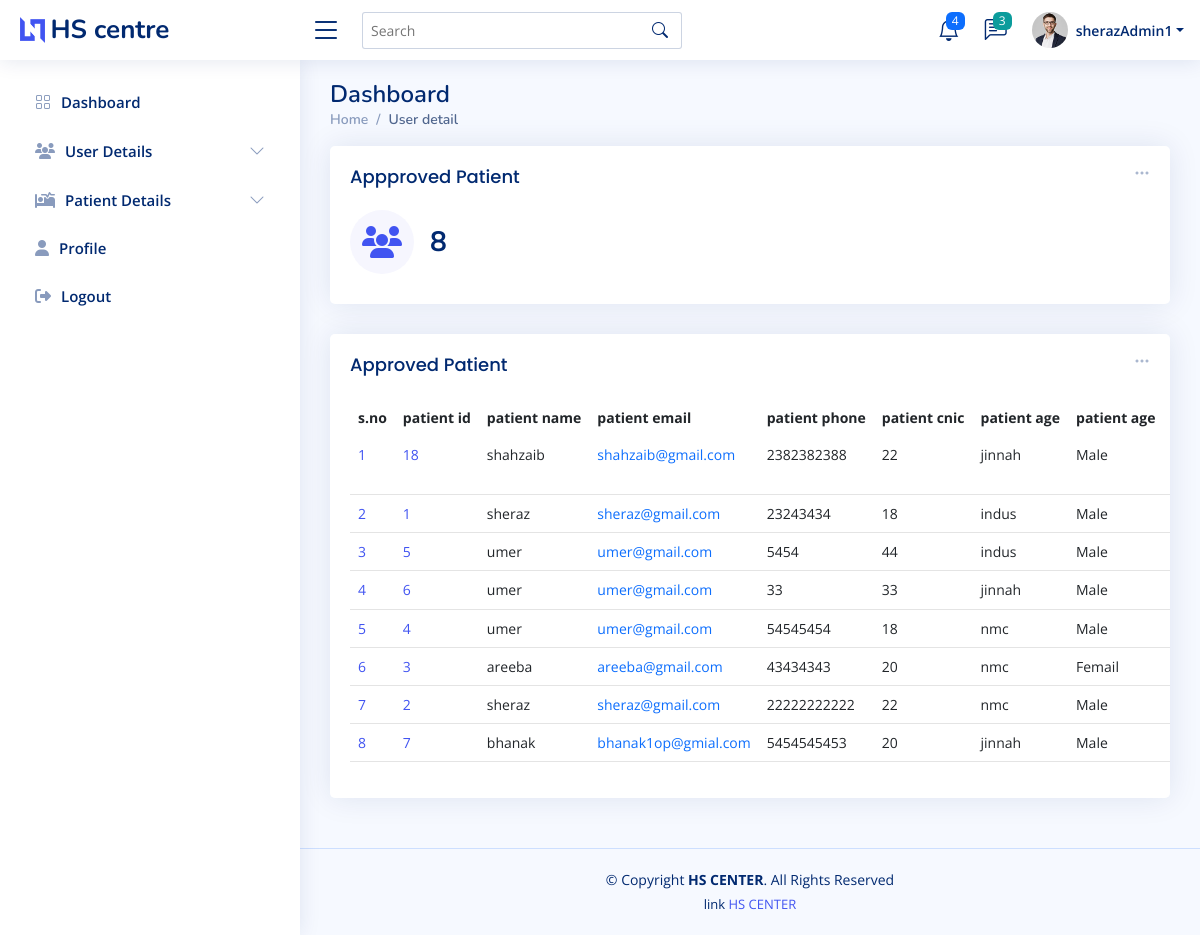
Page /admin_app_pat.php (signed in) on the earlier database version.
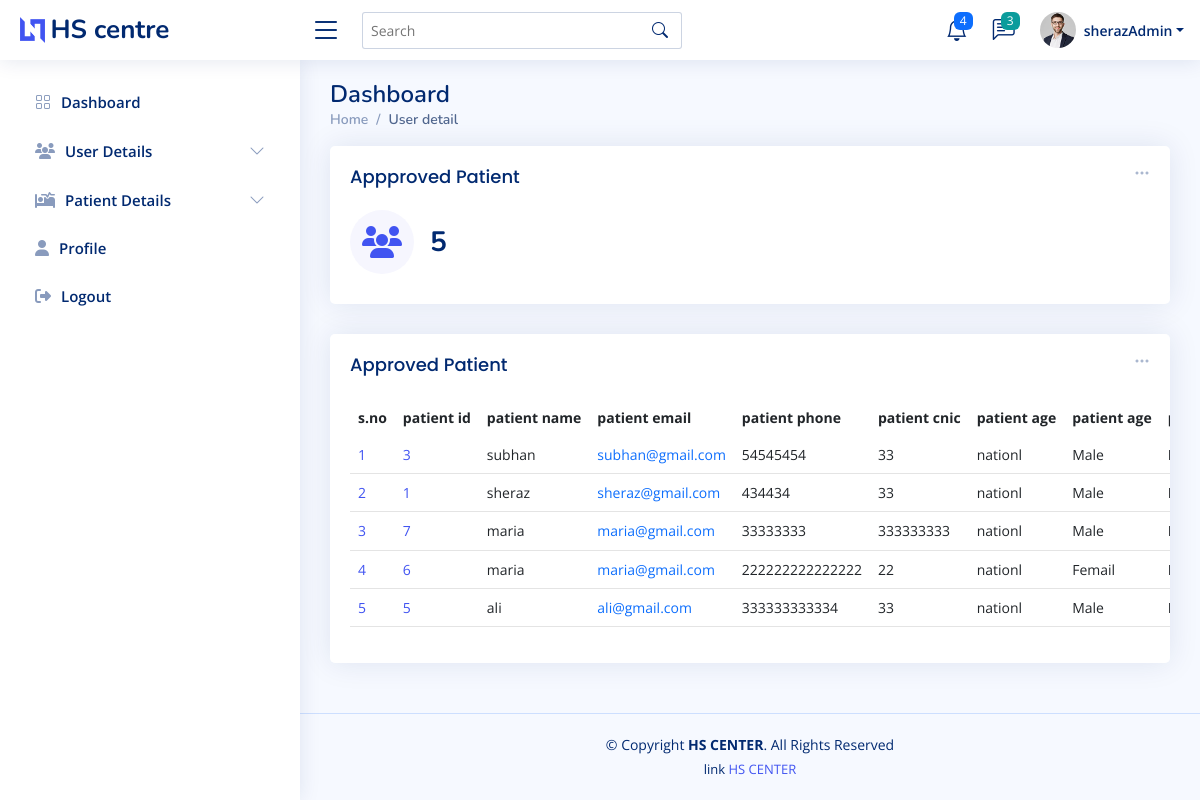
Same page on the later database version.
### tables this page shows
CREATE TABLE `accept_patient` (
  `pateint_id` int(11) NOT NULL,
  `reg_pateint_id` int(11) NOT NULL,
  `patient_name` varchar(200) NOT NULL,
  `patient_email` varchar(200) NOT NULL,
  `patient_phone` varchar(255) NOT NULL,
  `patient_cnic` varchar(255) NOT NULL,
  `patient_age` varchar(222) NOT NULL,
  `patient_select_hos` varchar(222) NOT NULL,
  `patient_gender` varchar(222) NOT NULL,
  `patient_vacc` varchar(222) NOT NULL,
  `patient_app_day` varchar(222) NOT NULL,
  `pateint_dos_1` varchar(222) NOT NULL,
  `pateint_dos_2` varchar(222) NOT NULL,
  `pateint_dos_1_date` varchar(111) NOT NULL,
  `pateint_dos_2_date` varchar(111) NOT NULL
);

### admin_app_pat.php (the view, shortened to what this page needs)
<?php
require 'conn.php';
$fetch_app_PatientQ = "SELECT * FROM `accept_patient`";
$fetch_app_Patient = mysqli_query($conn,$fetch_app_PatientQ);
$total_app_Patient = mysqli_num_rows($fetch_app_Patient);
?>
<!DOCTYPE html>
<html lang="en">
<head>
  <?php require './component/_admin_link.php'?>
</head>
<body>
<?php require './component/_admin_nav.php';?>
  <main id="main" class="main " >
    <div class="pagetitle ">
      <h1>Dashboard</h1>
      <nav>
        <ol class="breadcrumb">
          <li class="breadcrumb-item"><a href="admin-index.php">Home</a></li>
          <li class="breadcrumb-item active">User detail</li>
        </ol>
      </nav>
    </div>
    <section class="section dashboard ">
      <div class="row ">
        <div class="col-lg-12">
          <div class="row ">
            <div class="col-xxl-4 col-md-6  w-100">
              <div class="card info-card sales-card">
                <div class="filter">
                  <a class="icon" href="#" data-bs-toggle="dropdown"><i class="bi bi-three-dots"></i></a>
                </div>
                <div class="card-body">
                  <h5 class="card-title">Appproved Patient</h5>
                  <div class="d-flex align-items-center">
                    <div class="card-icon rounded-circle d-flex align-items-center justify-content-center">
                    <i class="fa-solid fa-users"></i>
                    </div>
                    <div class="ps-3">
                      <h6><?=$total_app_Patient?></h6>
                    </div>
                  </div>
                </div>
              </div>
            </div>
 <div class="col-12" >
              <div class="card recent-sales overflow-auto">
                <div class="filter">
                  <a class="icon" href="#" data-bs-toggle="dropdown"><i class="bi bi-three-dots"></i></a>
                </div>
                <div class="card-body">
                  <h5 class="card-title">Approved Patient</h5>
                  <table class="table table-borderless datatable" id="dowload_pdf">
                    <thead>
                      <tr>
                        <th scope="col">s.no</th>
                        <th scope="col">patient id</th>
                        <th scope="col">patient name</th>
                        <th scope="col">patient email</th>
                        <th scope="col">patient phone</th>
                        <th scope="col">patient cnic</th>
                        <th scope="col">patient age</th>
                        <th scope="col">patient age</th>
                        <th scope="col">patient gender</th>
                      </tr>
                    </thead>
                    <tbody>
                    <?php
                    if($total_app_Patient  > 0){
                      while($app_patient_data = mysqli_fetch_assoc($fetch_app_Patient)){
                        $j+=1;
  echo '<tr>
  <td scope="row"><a href="#">'.$j.'</a></td>
  <td scope="row"><a href="#">'.$app_patient_data['reg_pateint_id'].'</a></td>
  <td>'.$app_patient_data['patient_name'].'</td>
  <td><a  class="text-primary">'.$app_patient_data['patient_email'].'</a></td>
  <td>'.$app_patient_data['patient_phone'].'</td>
  <td>'.$app_patient_data['patient_age'].'</td>
  <td>'.$app_patient_data['patient_select_hos'].'</td>
  <td>'.$app_patient_data['patient_gender'].'</td>
  <td>'.$app_patient_data['patient_gender'].'</td>
  <td>'.$app_patient_data['patient_gender'].'</td>
  <td>'.$app_patient_data['patient_vacc'].'</td>
  <td>'.$app_patient_data['patient_app_day'].'</td>
  <td><a  href="admin_reject_pateint.php?patient_ID='.$app_patient_data['patient_id'].'" class="badge bg-danger ">reject</a></td>
</tr>';
}
                    }
                    ?>
                    </tbody>
                  </table>
                </div>
              </div>
            </div>
          </div>
        </div>
      </div>
    </section>
  </main>
  <?php require './component/_admin_footer.php'?>
</body>
</html>

### component/_admin_link.php (shortened to what this page needs)
<link href="assets_admin/vendor/bootstrap/css/bootstrap.min.css" rel="stylesheet">
<link href="assets_admin/vendor/bootstrap-icons/bootstrap-icons.css" rel="stylesheet">
<link href="assets_admin/vendor/boxicons/css/boxicons.min.css" rel="stylesheet">
<link href="assets_admin/vendor/quill/quill.snow.css" rel="stylesheet">
<link href="assets_admin/vendor/quill/quill.bubble.css" rel="stylesheet">
<link href="assets_admin/vendor/remixicon/remixicon.css" rel="stylesheet">
<link href="datatable.css" rel="stylesheet">
<link href="assets_admin/css/style.css" rel="stylesheet">
<link href="https://cdnjs.cloudflare.com/ajax/libs/font-awesome/6.4.0/css/all.min.css" rel="stylesheet">

### component/_admin_nav.php (shortened to what this page needs)
<header id="header" class="header fixed-top d-flex align-items-center">
  <div class="d-flex align-items-center justify-content-between">
    <a href="admin-index.php" class="logo d-flex align-items-center">
      <img src="assets_admin_admin/img/logo.png" alt="">
      <span class="d-none d-lg-block">HS centre</span>
    </a>
    <i class="bi bi-list toggle-sidebar-btn"></i>
  </div>
  <div class="search-bar">
    <form class="search-form d-flex align-items-center" method="POST" action="#">
      <input type="text" name="query" placeholder="Search" title="Enter search keyword">
      <button type="submit" title="Search"><i class="bi bi-search"></i></button>
    </form>
  </div>
  <nav class="header-nav ms-auto">
    <ul class="d-flex align-items-center">
      <li class="nav-item dropdown">
        <a class="nav-link nav-icon" href="#" data-bs-toggle="dropdown">
          <i class="bi bi-bell"></i>
          <span class="badge bg-primary badge-number">4</span>
        </a>
      </li>
      <li class="nav-item dropdown">
        <a class="nav-link nav-icon" href="#" data-bs-toggle="dropdown">
          <i class="bi bi-chat-left-text"></i>
          <span class="badge bg-success badge-number">3</span>
        </a>
      </li>
      <li class="nav-item dropdown pe-3">
        <a class="nav-link nav-profile d-flex align-items-center pe-0" href="#" data-bs-toggle="dropdown">
          <img src="assets_admin/img/profile-img.jpg" alt="Profile" class="rounded-circle">
          <span class="d-none d-md-block dropdown-toggle ps-2"><?=$_SESSION['admin_name']?></span>
        </a>
      </li>
    </ul>
  </nav>
</header>
<aside id="sidebar" class="sidebar">
  <ul class="sidebar-nav" id="sidebar-nav">
    <li class="nav-item">
      <a class="nav-link collapsed" href="admin-index.php">
        <i class="bi bi-grid"></i>
        <span>Dashboard</span>
      </a>
    </li>
    <li class="nav-item">
      <a class="nav-link collapsed" data-bs-target="#components-nav" data-bs-toggle="collapse" href="#">
      <i class="fa-solid fa-users"></i></i><span>User Details</span><i class="bi bi-chevron-down ms-auto"></i>
      </a>
    </li>
    <li class="nav-item">
      <a class="nav-link collapsed" data-bs-target="#pat-nav" data-bs-toggle="collapse" href="#">
      <i class="fa-solid fa-bed-pulse"></i></i><span>Patient Details</span><i class="bi bi-chevron-down ms-auto"></i>
      </a>
    </li>
    <li class="nav-item">
      <a class="nav-link collapsed" href="admin-profile.php">
      <i class="fa-solid fa-user"></i>
        <span>Profile</span>
      </a>
    </li>
    <li class="nav-item">
      <a class="nav-link collapsed" href="admin-profile.php">
      <i class="fa-solid fa-right-from-bracket"></i>
        <span>Logout</span>
      </a>
    </li>
  </ul>
</aside>

### component/_admin_footer.php
<footer id="footer" class="footer">
    <div class="copyright">
      &copy; Copyright <strong><span>HS CENTER</span></strong>. All Rights Reserved
    </div>
    <div class="credits">
      link <a href="admin-index.php">HS CENTER</a>
    </div>
  </footer>

### assets_admin/css/style.css (style rules this page uses)
:root { scroll-behavior: smooth; }
body { font-family: "Open Sans", sans-serif; background: #f6f9ff; color: #444444; }
a { color: #4154f1; text-decoration: none; }
h1, h2, h3, h4, h5, h6 { font-family: "Nunito", sans-serif; }
#main { margin-top: 60px; padding: 20px 30px; transition: all 0.3s; }
.pagetitle { margin-bottom: 10px; }
.pagetitle h1 { font-size: 24px; margin-bottom: 0; font-weight: 600; color: #012970; }
.card { margin-bottom: 30px; border: none; border-radius: 5px; box-shadow: 0px 0 30px rgba(1, 41, 112, 0.1); }
.card-title { padding: 20px 0 15px 0; font-size: 18px; font-weight: 500; color: #012970; font-family: "Poppins", sans-serif; }
.card-body { padding: 0 20px 20px 20px; }
.breadcrumb { font-size: 14px; font-family: "Nunito", sans-serif; color: #899bbd; font-weight: 600; }
.breadcrumb a { color: #899bbd; transition: 0.3s; }
.breadcrumb .breadcrumb-item::before { color: #899bbd; }
.breadcrumb .active { color: #51678f; font-weight: 600; }
.logo { line-height: 1; }
@media (min-width: 1200px) { .logo { width: 280px; } }
.logo img { max-height: 26px; margin-right: 6px; }
.logo span { font-size: 26px; font-weight: 700; color: #012970; font-family: "Nunito", sans-serif; }
.header { transition: all 0.5s; z-index: 997; height: 60px; box-shadow: 0px 2px 20px rgba(1, 41, 112, 0.1); background-color: #fff; padding-left: 20px; }
.header .toggle-sidebar-btn { font-size: 32px; padding-left: 10px; cursor: pointer; color: #012970; }
.header .search-bar { min-width: 360px; padding: 0 20px; }
.header .search-form { width: 100%; }
.header .search-form input { border: 0; font-size: 14px; color: #012970; border: 1px solid rgba(1, 41, 112, 0.2); padding: 7px 38px 7px 8px; border-radius: 3px; transition: 0.3s; width: 100%; }
.header .search-form button { border: 0; padding: 0; margin-left: -30px; background: none; }
.header .search-form button i { color: #012970; }
.header-nav ul { list-style: none; }
.header-nav>ul { margin: 0; padding: 0; }
.header-nav .nav-icon { font-size: 22px; color: #012970; margin-right: 25px; position: relative; }
.header-nav .nav-profile { color: #012970; }
.header-nav .nav-profile img { max-height: 36px; }
.header-nav .nav-profile span { font-size: 14px; font-weight: 600; }
.header-nav .badge-number { position: absolute; inset: -2px -5px auto auto; font-weight: normal; font-size: 12px; padding: 3px 6px; }
.sidebar { position: fixed; top: 60px; left: 0; bottom: 0; width: 300px; z-index: 996; transition: all 0.3s; padding: 20px; overflow-y: auto; scrollbar-width: thin; scrollbar-color: #aab7cf transparent; box-shadow: 0px 0px 20px rgba(1, 41, 112, 0.1); background-color: #fff; }
@media (min-width: 1200px) { #main, #footer { margin-left: 300px; } }
.sidebar-nav { padding: 0; margin: 0; list-style: none; }
.sidebar-nav li { padding: 0; margin: 0; list-style: none; }
.sidebar-nav .nav-item { margin-bottom: 5px; }
.sidebar-nav .nav-link { display: flex; align-items: center; font-size: 15px; font-weight: 600; color: #4154f1; transition: 0.3; background: #f6f9ff; padding: 10px 15px; border-radius: 4px; }
.sidebar-nav .nav-link i { font-size: 16px; margin-right: 10px; color: #4154f1; }
.sidebar-nav .nav-link.collapsed { color: #012970; background: #fff; }
.sidebar-nav .nav-link.collapsed i { color: #899bbd; }
.sidebar-nav .nav-link .bi-chevron-down { margin-right: 0; transition: transform 0.2s ease-in-out; }
.dashboard .filter { position: absolute; right: 0px; top: 15px; }
.dashboard .filter .icon { color: #aab7cf; padding-right: 20px; padding-bottom: 5px; transition: 0.3s; font-size: 16px; }
.dashboard .info-card { padding-bottom: 10px; }
.dashboard .info-card h6 { font-size: 28px; color: #012970; font-weight: 700; margin: 0; padding: 0; }
.dashboard .card-icon { font-size: 32px; line-height: 0; width: 64px; height: 64px; flex-shrink: 0; flex-grow: 0; }
.dashboard .sales-card .card-icon { color: #4154f1; background: #f6f6fe; }
.dashboard .recent-sales { font-size: 14px; }
.dashboard .recent-sales .table thead { background: #f6f6fe; }
.dashboard .recent-sales .table thead th { border: 0; }
.footer { padding: 20px 0; font-size: 14px; transition: all 0.3s; border-top: 1px solid #cddfff; }
.footer .copyright { text-align: center; color: #012970; }
.footer .credits { padding-top: 5px; text-align: center; font-size: 13px; color: #012970; }

### admin_app_pat.php (style rules this page uses)
table { width: 100vw !important; overflow-x: scroll !important; }
table th { white-space: nowrap; }
table td { border-bottom: 1px solid #e4e4e4 !important; }

Differences in the rows shown:
removed accept_patient: reg_pateint "18", patient_name "shahzaib", patient_email "shahzaib@gmail.com", patient_phone "2382382388", patient_age "22", patient_select_hos "jinnah", patient_gender "Male"
removed accept_patient: reg_pateint "1", patient_name "sheraz", patient_email "sheraz@gmail.com", patient_phone "23243434", patient_age "18", patient_select_hos "indus", patient_gender "Male"
removed accept_patient: reg_pateint "5", patient_name "umer", patient_email "umer@gmail.com", patient_phone "5454", patient_age "44", patient_select_hos "indus", patient_gender "Male"
removed accept_patient: reg_pateint "6", patient_name "umer", patient_email "umer@gmail.com", patient_phone "33", patient_age "33", patient_select_hos "jinnah", patient_gender "Male"
removed accept_patient: reg_pateint "4", patient_name "umer", patient_email "umer@gmail.com", patient_phone "54545454", patient_age "18", patient_select_hos "nmc", patient_gender "Male"
removed accept_patient: reg_pateint "3", patient_name "areeba", patient_email "areeba@gmail.com", patient_phone "43434343", patient_age "20", patient_select_hos "nmc", patient_gender "Femail"
removed accept_patient: reg_pateint "2", patient_name "sheraz", patient_email "sheraz@gmail.com", patient_phone "22222222222", patient_age "22", patient_select_hos "nmc", patient_gender "Male"
removed accept_patient: reg_pateint "7", patient_name "bhanak", patient_email "bhanak1op@gmial.com", patient_phone "5454545453", patient_age "20", patient_select_hos "jinnah", patient_gender "Male"
added accept_patient: reg_pateint "3", patient_name "subhan", patient_email "subhan@gmail.com", patient_phone "54545454", patient_age "33", patient_select_hos "nationl", patient_gender "Male"
added accept_patient: reg_pateint "1", patient_name "sheraz", patient_email "sheraz@gmail.com", patient_phone "434434", patient_age "33", patient_select_hos "nationl", patient_gender "Male"
added accept_patient: reg_pateint "7", patient_name "maria", patient_email "maria@gmail.com", patient_phone "33333333", patient_age "333333333", patient_select_hos "nationl", patient_gender "Male"
added accept_patient: reg_pateint "6", patient_name "maria", patient_email "maria@gmail.com", patient_phone "222222222222222", patient_age "22", patient_select_hos "nationl", patient_gender "Femail"
added accept_patient: reg_pateint "5", patient_name "ali", patient_email "ali@gmail.com", patient_phone "333333333334", patient_age "33", patient_select_hos "nationl", patient_gender "Male"
Other differences:
$_SESSION['admin_name']: "sherazAdmin1" → "sherazAdmin"
$total_app_Patient: "8" → "5"
